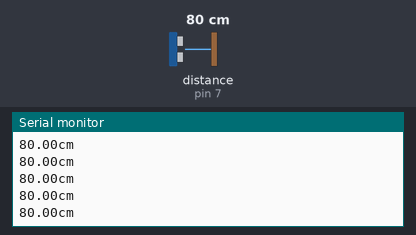
A sketch run on a simulated Arduino Uno, built with avr-gcc and run on an emulated ATmega328P. Shown: the last lines printed to the serial monitor. The inputs (shaded band) are chosen by the test bench; at power-on: distance to the obstacle (sensor on pin 7) 80 cm. The echo pulse lasts 58.3 µs per cm.

Above: at 1.2 s.
1.3 s: distance to the obstacle (sensor on pin 7) set to 2 cm
At 1.53 s:
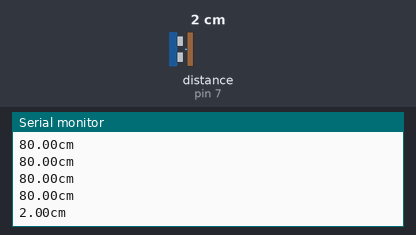
2.8 s: distance to the obstacle (sensor on pin 7) set to 299 cm
At 2.9 s:
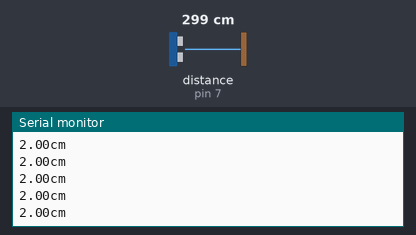
Timing chart, 0 to 5.8 s (numbered marks = the images above; inputs shaded):
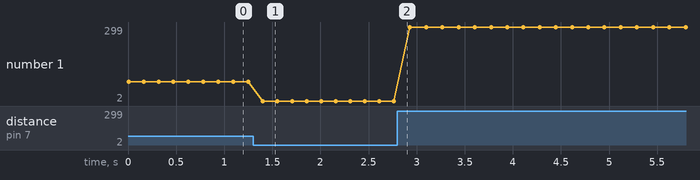

The sketch:

SensorUltrassonico.ino
```cpp
/*
 * Frederico Zile
 * fczile@gmail.com
 */
#include <Ultrasonic.h>
 Ultrasonic ultrassom(8,7); // passa (trigger,echo)

 void setup() {
 Serial.begin(9600);

 }
 void loop()
 {
  float medida = ultrassom.Ranging(CM);
   Serial.print(medida);
   Serial.println("cm");
   delay(150);
 }
```

Measured:
- after the input at 1.3 s, the serial monitor: prints a new line after 0.10 s (image 1)
- plotted number 1: 80 → 2 after the input at 1.3 s, 2 → 299 after the input at 2.8 s
